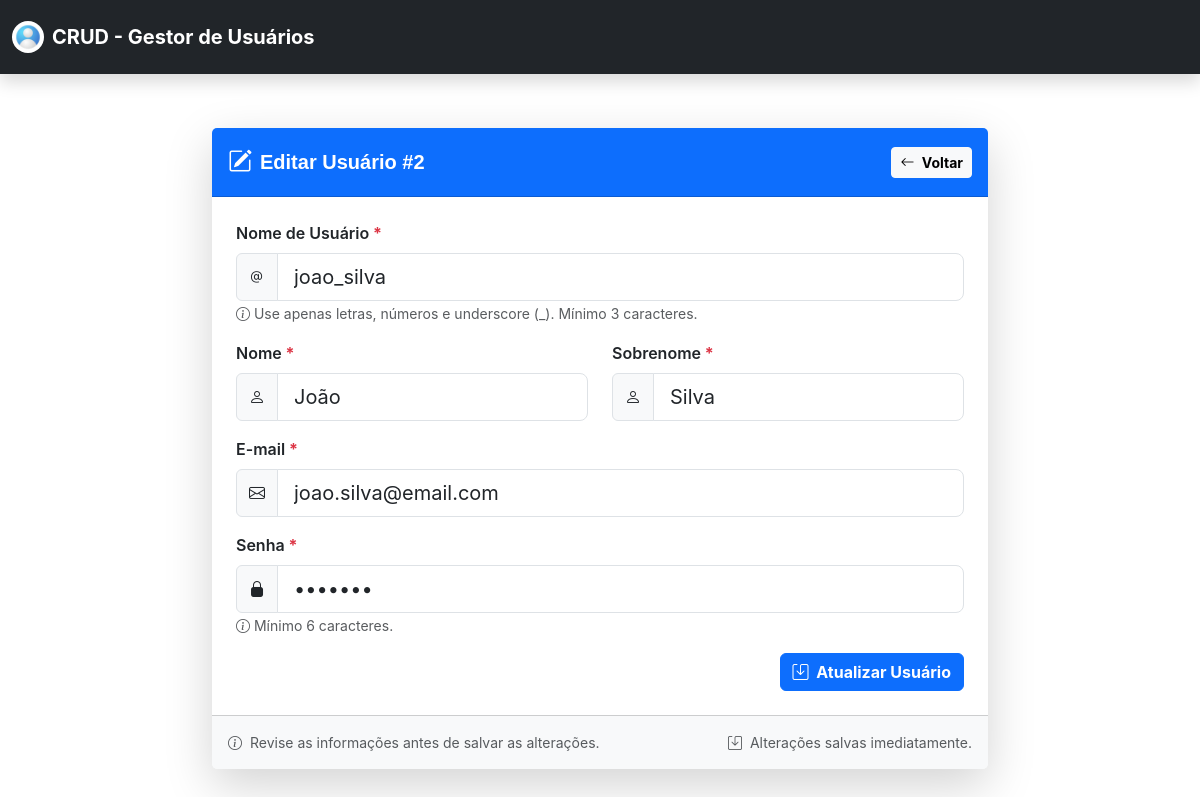
Page /templates/users/edit.php?id=2 on the committed database.
### tables this page shows
CREATE TABLE IF NOT EXISTS `tb_users` (
  `id` int NOT NULL AUTO_INCREMENT,
  `username` varchar(50) NOT NULL,
  `first_name` varchar(100) NOT NULL,
  `last_name` varchar(100) NOT NULL,
  `email` varchar(100) NOT NULL,
  `password` varchar(255) NOT NULL,
  `created_at` timestamp NULL DEFAULT CURRENT_TIMESTAMP,
  `updated_at` timestamp NULL DEFAULT CURRENT_TIMESTAMP ON UPDATE CURRENT_TIMESTAMP,
  PRIMARY KEY (`id`),
  UNIQUE KEY `username` (`username`),
  UNIQUE KEY `email` (`email`)
);

### templates/users/edit.php (the view, shortened to what this page needs)
<?php
require_once __DIR__ . "/../../includes/core/bootstrap.php";
$id = isset($_GET['id']) ? (int)$_GET['id'] : 0;
$stmt = $conn->prepare("SELECT * FROM tb_users WHERE id = ?");
$stmt->bind_param("i", $id);
$stmt->execute();
$result = $stmt->get_result();
$user = $result->fetch_assoc();
require_once __DIR__ . "/../../includes/layouts/header.php";
?>
<section class="update-user-section py-5">
    <div class="container">
        <div class="row justify-content-center">
            <div class="col-lg-8">
                <div class="card border-0 shadow-lg">
                    <div class="card-header bg-primary text-white py-3 d-flex flex-column flex-md-row justify-content-between align-items-center gap-3">
                        <div class="d-flex align-items-center">
                            <i class="bi bi-pencil-square fs-4 me-2"></i>
                            <h5 class="fw-bold mb-0">
                                Editar Usuário #<?= $id; ?>
                            </h5>
                        </div>
                        <a href="index.php" class="btn btn-light btn-sm fw-bold">
                            <i class="bi bi-arrow-left me-1"></i>
                            Voltar
                        </a>
                    </div>
                    <div class="card-body p-4">
                        <form action="<?= htmlspecialchars($_SERVER['PHP_SELF'], ENT_QUOTES, 'UTF-8'); ?>?id=<?= $id; ?>" method="POST" novalidate>
                            <div class="mb-3">
                                <label for="username" class="form-label fw-semibold" data-required="true">Nome de Usuário</label>
                                <div class="input-group">
                                    <span class="input-group-text bg-light"><i class="bi bi-at"></i></span>
                                    <input type="text" name="username" id="username" class="form-control form-control-lg" placeholder="Ex: joao_silva" autocomplete="username" aria-required="true" value="<?= htmlspecialchars($user['username'] ?? '', ENT_QUOTES, 'UTF-8'); ?>">
                                </div>
                                <small class="text-muted">
                                    <i class="bi bi-info-circle"></i> Use apenas letras, números e underscore (_). Mínimo 3 caracteres.
                                </small>
                            </div>
                            <div class="row">
                                <div class="col-12 col-md-6 mb-3">
                                    <label for="first_name" class="form-label fw-semibold" data-required="true">Nome</label>
                                    <div class="input-group">
                                        <span class="input-group-text bg-light"><i class="bi bi-person"></i></span>
                                        <input type="text" name="first_name" id="first_name" class="form-control form-control-lg" placeholder="Primeiro nome" autocomplete="given-name" aria-required="true" value="<?= htmlspecialchars($user['first_name'] ?? '', ENT_QUOTES, 'UTF-8'); ?>">
                                    </div>
                                </div>
                                <div class="col-12 col-md-6 mb-3">
                                    <label for="last_name" class="form-label fw-semibold" data-required="true">Sobrenome</label>
                                    <div class="input-group">
                                        <span class="input-group-text bg-light"><i class="bi bi-person"></i></span>
                                        <input type="text" name="last_name" id="last_name" class="form-control form-control-lg" placeholder="Último nome" autocomplete="family-name" aria-required="true" value="<?= htmlspecialchars($user['last_name'] ?? '', ENT_QUOTES, 'UTF-8'); ?>">
                                    </div>
                                </div>
                            </div>
                            <div class="mb-3">
                                <label for="username" class="form-label fw-semibold" data-required="true">E-mail</label>
                                <div class="input-group">
                                    <span class="input-group-text bg-light"><i class="bi bi-envelope"></i></span>
                                    <input type="email" name="email" id="email" class="form-control form-control-lg" placeholder="seu@email.com" autocomplete="email" aria-required="true" value="<?= htmlspecialchars($user['email'] ?? '', ENT_QUOTES, 'UTF-8'); ?>">
                                </div>
                            </div>
                            <div class="mb-3">
                                <label for="password" class="form-label fw-semibold" data-required="true">Senha</label>
                                <div class="input-group">
                                    <span class="input-group-text bg-light"><i class="bi bi-lock-fill"></i></span>
                                    <input type="password" name="password" id="password" class="form-control form-control-lg" placeholder="Crie uma senha" autocomplete="password" aria-required="true" value="<?= htmlspecialchars($user['password'] ?? '', ENT_QUOTES, 'UTF-8'); ?>">
                                </div>
                                <small class="text-muted">
                                    <i class="bi bi-info-circle"></i> Mínimo 6 caracteres.
                                </small>
                            </div>
                            <div class="d-grid d-md-flex justify-content-md-end">
                                <button type="submit" class="btn btn-primary fw-bold">
                                    <i class="bi bi-save me-1"></i>
                                    Atualizar Usuário
                                </button>
                            </div>
                        </form>
                    </div>
                    <div class="card-footer bg-light py-3 d-flex flex-column flex-md-row justify-content-between align-items-center gap-2">
                        <small class="text-muted">
                            <i class="bi bi-info-circle me-1"></i>
                            Revise as informações antes de salvar as alterações.
                        </small>
                        <small class="text-muted">
                            <i class="bi bi-save me-1"></i>
                            Alterações salvas imediatamente.
                        </small>
                    </div>
                </div>
            </div>
        </div>
    </div>
</section>
<?php require_once __DIR__ . "/../../includes/layouts/footer.php"; ?>

### assets/css/styles.css (style rules this page uses)
:root { --bs-success: #198754; --bs-info: #0dcaf0; --bs-primary: #0d6efd; --bs-danger: #dc3545; --bs-warning: #ffc107; --color-body-bg: #ffffff; --color-body-text: #212529; }
*, *::before, *::after { margin: 0; padding: 0; box-sizing: border-box; }
body { font-family: "Inter", "Poppins", sans-serif; background-color: var(--color-body-bg); color: var(--color-body-text); overflow-x: hidden; padding-top: 0; }
h1, h2, h3, h4, h5, h6 { font-family: "Poppins", sans-serif; }
a { text-decoration: none; }
.container, .container-fluid { max-width: 1200px !important; }

### assets/css/forms.css (style rules this page uses)
.form-label[data-required="true"]::after { content: " *"; color: #dc3545; font-weight: bold; }

### templates/users/edit.php (style rules this page uses)
body[data-page="users-edit"] { padding-top: 80px !important; }

### rows in the picture
tb_users: username "joao_silva", first_name "João", last_name "Silva", email "joao.silva@email.com"

### other values in the picture
$id "2"
